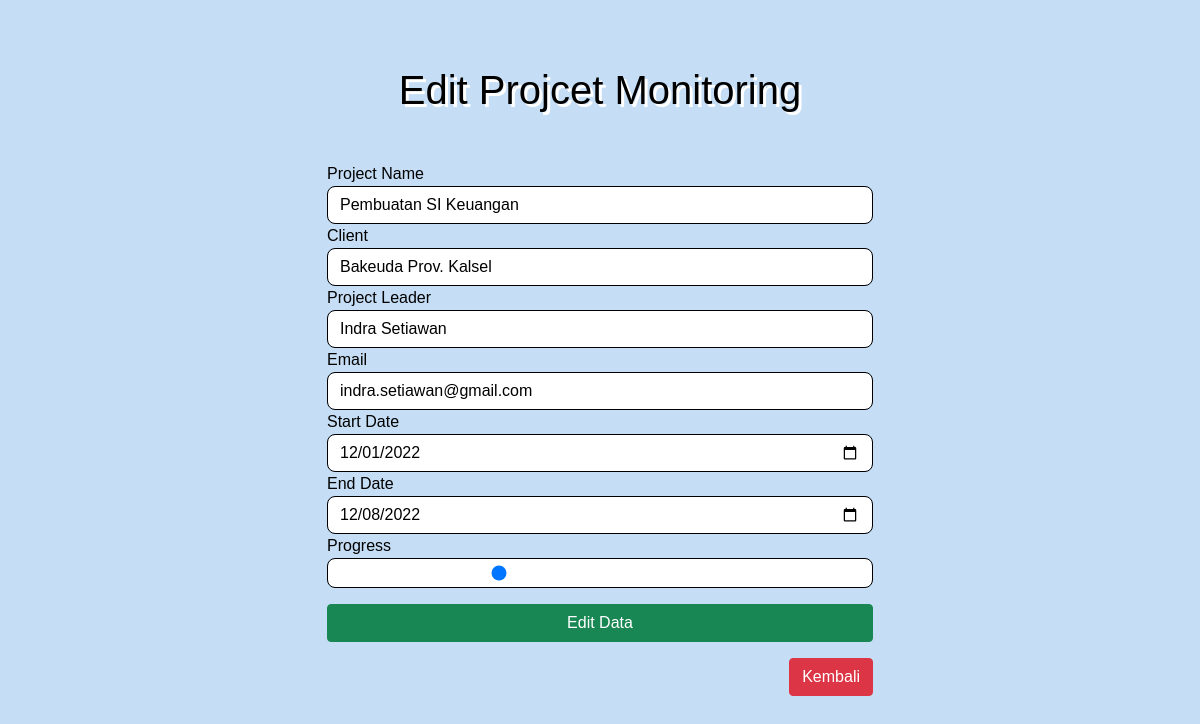
The page /edit.php?id=1 on the database its author committed.
### tables this page shows
CREATE TABLE `project` (
  `id` int(11) NOT NULL,
  `pname` varchar(100) NOT NULL,
  `client` varchar(100) NOT NULL,
  `pleader` varchar(100) NOT NULL,
  `email` varchar(100) NOT NULL,
  `sdate` date NOT NULL,
  `edate` date NOT NULL,
  `progress` varchar(100) NOT NULL
);

### function.php (called while the page is built, shortened)
<?php
$conn = mysqli_connect("localhost", "root", "", "project_monitoring");
function query($query)
{
    global $conn;
    $result = mysqli_query($conn, $query);
    $rows = [];
    while ($row = mysqli_fetch_assoc($result)) {
        $rows[] = $row;
    }
    return $rows;
}

### edit.php (the view, shortened to what this page needs)
<?php
require 'function.php';
$id = $_GET["id"];
$dktr = query("SELECT * FROM project WHERE id = $id")[0];
?>
<!DOCTYPE html>
<html lang="en">
<head>
    <link href="https://cdn.jsdelivr.net/npm/bootstrap@5.0.2/dist/css/bootstrap.min.css" rel="stylesheet" />
    <link rel="stylesheet" href="css/style.css?<?= time() ?>" />
</head>
<body>
    <section id="edit-tambah">
        <div class="container">
            <div class="row justify-content-around">
                <div class="col-lg-6 col-md-8 col-sm-10">
                    <h1 class="mt-3 text-center mb-5">Edit Projcet Monitoring</h1>
                    <form action="" method="post">
                        <label for="pname">Project Name </label>
                        <input type="text" class="form-control" name="pname" id="pname" value="<?= $dktr["pname"]; ?>" required>
                        <label for="client">Client </label>
                        <input type="text" class="form-control" name="client" id="client" value="<?= $dktr["client"]; ?>" required>
                        <label for="pleader">Project Leader </label>
                        <input type="text" class="form-control" name="pleader" id="pleader" value="<?= $dktr["pleader"]; ?>" required>
                        <label for="email">Email </label>
                        <input type="email" class="form-control" name="email" id="email" value="<?= $dktr["email"]; ?>" required>
                        <label for="sdate">Start Date </label>
                        <input type="date" class="form-control" name="sdate" id="sdate" value="<?= $dktr["sdate"]; ?>" required>
                        <label for="edate">End Date </label>
                        <input type="date" class="form-control" name="edate" id="edate" value="<?= $dktr["edate"]; ?>" required>
                        <label for="progress">Progress </label>
                        <input type="range" class="form-control" name="progress" id="progress" value="<?= $dktr["progress"]; ?>" required>
                        <button type="submit" name="submit" class="btn btn-success mt-3 w-100">Edit Data</button>
                    </form>
                    <a href="project.php"><button class="btn btn-danger mt-3 float-end ">Kembali</button></a>
                </div>
            </div>
        </div>
    </section>
</body>
</html>

### css/style.css (style rules this page uses)
* { font-family: 'Poppins', sans-serif; }
a { text-decoration: none; }
#edit-tambah { background-color: #c6def5; height: 100vh; height: 100%; padding: 50px 0px; }
#edit-tambah h1 { color: #000000; text-shadow: 3px 3px hsl(0, 0%, 100%); }
#edit-tambah h3, label { color: black; }
#edit-tambah .form-control { width: 100%; border: 1px solid #000000; box-sizing: border-box; border-radius: 8px; color: black; }
#edit-tambah .btn { text-decoration: none; color: white; }

### rows shown on the page
project: pname "Pembuatan SI Keuangan", client "Bakeuda Prov. Kalsel", pleader "Indra Setiawan", email "indra.setiawan@gmail.com", sdate "12/01/2022", edate "12/08/2022", progress "30"
